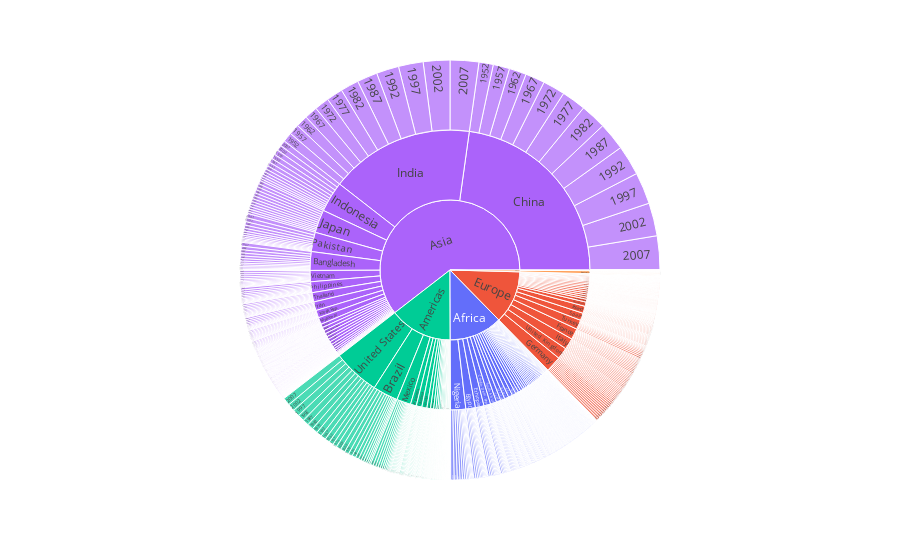

Notebook source saved alongside this figure:
### Code cell
fig = px.sunburst(df, 
                  path=['continent','country', 'year'], 
                  values='pop' , color='continent')
# Show the plot
fig.show()

### Figure 1 — Plotly figure (JSON) as saved in the notebook; plotly's stock layout.template omitted (floating-point values rounded to 4 significant figures; data arrays with more than 128 entries replaced by an {"elided": "..."} marker saying what was removed)
{"data": [{"branchvalues": "total", "customdata": {"elided": "1851x1 str values"}, "domain": {"x": [0, 1], "y": [0, 1]}, "hovertemplate": "labels=%{label}<br>pop=%{value}<br>parent=%{parent}<br>id=%{id}<br>continent=%{customdata[0]}<extra></extra>", "ids": {"elided": "1851 str values"}, "labels": {"elided": "1851 str values"}, "marker": {"colors": {"elided": "1851 str values"}}, "name": "", "parents": {"elided": "1851 str values"}, "type": "sunburst", "values": {"elided": "1851 int values"}}], "layout": {"legend": {"tracegroupgap": 0}, "margin": {"t": 60}}}
